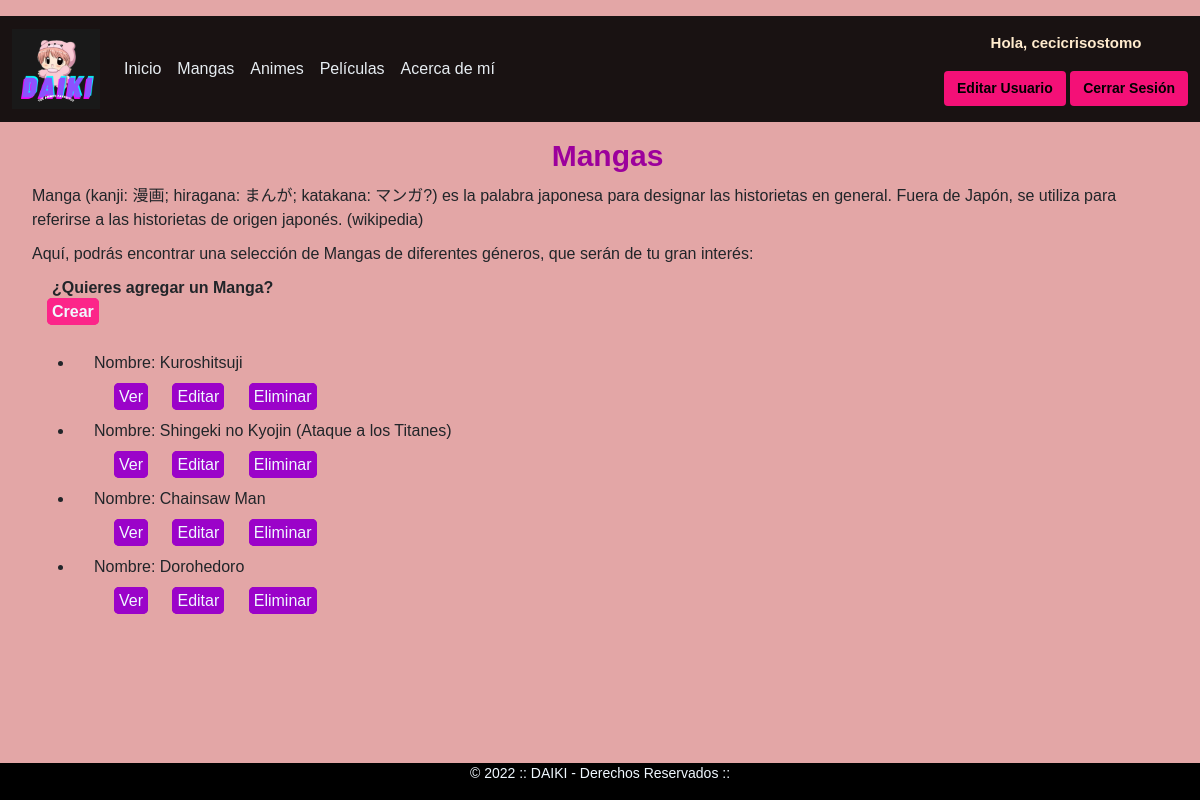
The page /app_Daiki/manga/baseMangas (signed in) on the database its author committed.
### app_Daiki/models.py (models this page shows, shortened)
class Manga(models.Model):
    nombre = models.CharField(max_length=200)
    genero = models.CharField(max_length=20)
    autor = models.CharField(max_length=30)
    anio_lanzamiento = models.IntegerField()
    cantidad_tomos = models.IntegerField()
    class Meta:
        verbose_name = "Manga"
        verbose_name_plural = "Mangas"

### app_Daiki/views.py (the view)
# urls.py: path('manga/baseMangas', views.MangaList.as_view(), name="BaseMangas"),
class MangaList(ListView):
    model = Manga
    template_name = "app_Daiki/baseMangas.html"

### app_Daiki/templates/app_Daiki/basemangas.html
{% extends "app_Daiki/padre.html" %}
{% load static %}
{% block contenidoConCambios %}
<h1>Mangas</h1>
<section>
    <p>Manga (kanji: 漫画; hiragana: まんが; katakana: マンガ?) es la palabra japonesa para designar las historietas en general.
        Fuera de Japón, se utiliza para referirse a las historietas de origen japonés. (wikipedia)</p>
    <p>Aquí, podrás encontrar una selección de Mangas de diferentes géneros, que serán de tu gran interés:</p>
    <div class="crear">
        <p>¿Quieres agregar un Manga?</p>
        <a class="bt-form-base" href="{% url 'NewMangas' %}">Crear</a>
    </div>
    <div class="container">
        <ul>
            {% for manga in object_list %}
            <li>
                <p>Nombre: {{manga.nombre}}</p>
                <p>
                    <a class="bt-form-url" href="{% url 'DetalleMangas' manga.id %}">Ver</a>
                    <a class="bt-form-url" href="{% url 'EditMangas' manga.id %}">Editar</a>
                    <a class="bt-form-url" href="{% url 'DeleteMangas' manga.id %}">Eliminar</a>
                </p>
            </li>
            {% endfor %}
        </ul>
    </div>
</section>
{% endblock %}

### app_Daiki/templates/app_Daiki/padre.html (shortened to what this page needs)
<!DOCTYPE html>
<html lang="es">
<head>
    {% load static %}
    <link href="https://cdn.jsdelivr.net/npm/bootstrap@5.1.3/dist/css/bootstrap.min.css" rel="stylesheet"
>
    <link href="{% static '/app_Daiki/css/style.css' %}" rel="stylesheet" />
</head>
<body>
    <header class="flex-wrap py-3">
        <nav class="navbar navbar-expand-lg bg-menu">
            <div class="container-fluid">
                <a class="navbar-brand" href="{% url 'Inicio' %}"><img
                        src="{% static 'app_Daiki/assets/daiki_logo.png' %}" alt="logo-daiki" width="88"
                        height="80"></a>
                <div class="collapse navbar-collapse" id="navbarSupportedContent">
                    <ul class="navbar-nav me-auto mb-2 mb-lg-0">
                        <li class="nav-item">
                            <a class="nav-link active" aria-current="page" href="{% url 'Inicio' %}">Inicio</a>
                        </li>
                        <li class="nav-item">
                            <a class="nav-link" href="{% url 'BaseMangas' %}">Mangas</a>
                        </li>
                        <li class="nav-item">
                            <a class="nav-link" href="{% url 'BaseAnimes' %}">Animes</a>
                        </li>
                        <li class="nav-item">
                            <a class="nav-link" href="{% url 'BasePeliculas' %}">Películas</a>
                        </li>
                        <li class="nav-item">
                            <a class="nav-link" href="{% url 'AcercaDeMi' %}">Acerca de mí</a>
                        </li>
                    </ul>
                    <div class="text-center">
                            <div class="col-sm-12">
                                {% if user.is_authenticated %}
                                <p id="bienvenida">Hola, {{user.username}}</p>
                                <a class="btn btn-nav" href="{% url 'EditarUsuario' %}">Editar Usuario</a>
                                {% endif %}
                                {% if user.is_authenticated %}
                                <a class="btn btn-nav" href="{% url 'Logout' %}">Cerrar Sesión</a>
                                {% endif %}
                            </div>
                    </div>
                </div>
            </div>
        </nav>
    </header>
    <div class="container-fluid">
        {% block contenidoConCambios %}
        {% endblock %}
    </div>
    <div class="container-footer">
        <footer class="footer">
            <p class="text-center">&copy; 2022 :: DAIKI - Derechos Reservados ::</p>
        </footer>
    </div>
</body>
</html>

### app_Daiki/static/app_Daiki/css/style.css (style rules this page uses)
* { margin: 0; padding: 0; box-sizing: border-box; }
body { font-family: 'Montserrat', sans-serif; background-color: rgb(227, 166, 166); display: flex; flex-direction: column; min-height: 100vh; }
.navbar { background-color: rgba(0, 0, 0, 0.892); }
.nav-link { color: rgb(231, 237, 242); }
.btn-nav { background-color: rgb(244, 16, 119); color: black; font-weight: bold; font-size: 14px; }
#bienvenida { color: blanchedalmond; font-size: 15px; font-weight: bold; }
.container { margin-bottom: auto; }
h1 { color: rgb(156, 0, 156); text-align: center; margin-left: 15px; font-size: 30px; font-weight: bold; }
.bt-form-base { background-color: rgb(252, 37, 137); color: aliceblue; border: rgb(252, 37, 137) solid 5px; border-radius: 5px; margin-left: 15px; text-decoration: none; }
.bt-form-url { background-color: rgb(155, 3, 201); color: aliceblue; border: rgb(155, 3, 201) solid 5px; border-radius: 5px; margin-top: 20px; margin-left: 20px; text-decoration: none; }
.crear { margin-left: 20px; margin-top: 10px; margin-bottom: 15px; height: 60px; font-weight: bold; }
section p { margin: 0 20px; margin-top: 10px; font-size: 16px; }
.container-footer { height: 40px; width: 100%; margin-top: 10px; }
.footer { background-color: rgb(0, 0, 0); position: fixed; left: 0px; bottom: 0px; width: 100%; height: auto; }
.footer p { text-align: center; color: aliceblue; font-size: 14px; }

### rows shown on the page
Manga: nombre "Kuroshitsuji"
Manga: nombre "Shingeki no Kyojin (Ataque a los Titanes)"
Manga: nombre "Chainsaw Man"
Manga: nombre "Dorohedoro"

### other values the page prints
{{ user.username }} "cecicrisostomo"
